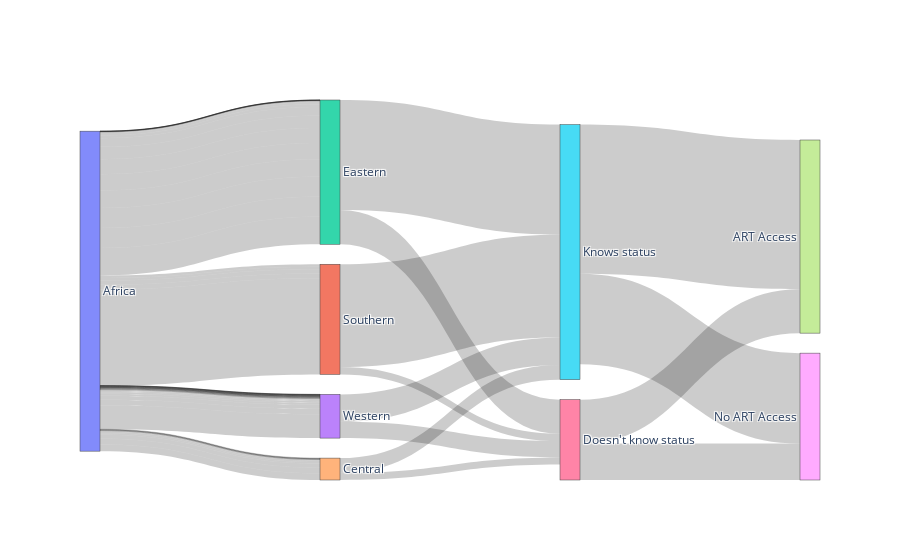

Notebook cell for this chart:
### Code cell
import plotly.graph_objects as go # Import the graphical object

fig = go.Figure( 
    data=[go.Sankey( # The plot we are interest
        # This part is for the node information
        node = dict( 
            label = ["Africa","Southern","Eastern","Western","Central","Knows status","Doesn't know status","ART Access","No ART Access"]
        ),
        # This part is for the link information
        link = dict(
            source = source_node,
            target = target_node,
            value = widths,
            customdata = hoverdata,
            hovertemplate='Cases Value: %{value}'+
        '<br />Country: %{customdata}<extra></extra>'
        ))])

# And shows the plot
fig.write_image("SankeyHIVCases.svg")
fig.show()

### Figure 1 — Plotly figure (JSON) as saved in the notebook; plotly's stock layout.template omitted (floating-point values rounded to 4 significant figures)
{"data": [{"link": {"customdata": ["COMOROS", "MAURITANIA", "MAURITIUS", "ERITREA", "GAMBIA", "NIGER", "LIBERIA", "MADAGASCAR", "SENEGAL", "GUINEA-BISSAU", "GABON", "EQUATORIAL GUINEA", "SIERRA LEONE", "BENIN", "BURUNDI", "REPUBLIC OF CONGO", "BURKINA FASO", "CENTRAL AFRICAN REPUBLIC", "TOGO", "GUINEA", "CHAD", "MALI", "SOUTH SUDAN", "NAMIBIA", "ESWATINI", "RWANDA", "GHANA", "ANGOLA", "LESOTHO", "BOTSWANA", "DEMOCRATIC REPUBLIC OF CONGO", "C‘TE D'IVOIRE", "CAMEROON", "ETHIOPIA", "MALAWI", "ZAMBIA", "ZIMBABWE", "UGANDA", "KENYA", "UNITED REPUBLIC OF TANZANIA", "NIGERIA", "MOZAMBIQUE", "SOUTH AFRICA"], "hovertemplate": "Cases Value: %{value}<br />Country: %{customdata}<extra></extra>", "source": [0, 0, 0, 0, 0, 0, 0, 0, 0, 0, 0, 0, 0, 0, 0, 0, 0, 0, 0, 0, 0, 0, 0, 0, 0, 0, 0, 0, 0, 0, 0, 0, 0, 0, 0, 0, 0, 0, 0, 0, 0, 0, 0, 1, 1, 2, 2, 3, 3, 4, 4, 5, 5, 6, 6], "target": [2, 3, 2, 2, 3, 3, 3, 2, 3, 3, 4, 4, 3, 3, 2, 4, 3, 4, 3, 3, 4, 3, 2, 1, 1, 2, 3, 4, 1, 1, 4, 3, 4, 2, 2, 2, 2, 2, 2, 2, 3, 2, 1, 5, 6, 5, 6, 5, 6, 5, 6, 7, 8, 7, 8], "value": [0.02224, 0.6226, 1.445, 2.001, 2.891, 4.003, 4.336, 4.336, 4.67, 4.892, 5.893, 6.893, 7.783, 8.116, 9.117, 9.895, 10.67, 12.23, 12.23, 13.34, 13.34, 16.68, 21.12, 22.24, 23.35, 24.46, 36.69, 36.69, 37.8, 41.14, 50.03, 51.14, 60.04, 76.72, 111.2, 133.4, 144.5, 155.7, 177.9, 177.9, 211.2, 244.6, 856.1, 915.9, 64.72, 980.4, 304.0, 243.7, 145.6, 131.1, 63.87, 1328.0, 805.6, 391.3, 324.0]}, "node": {"label": ["Africa", "Southern", "Eastern", "Western", "Central", "Knows status", "Doesn't know status", "ART Access", "No ART Access"]}, "type": "sankey"}], "layout": {}}
